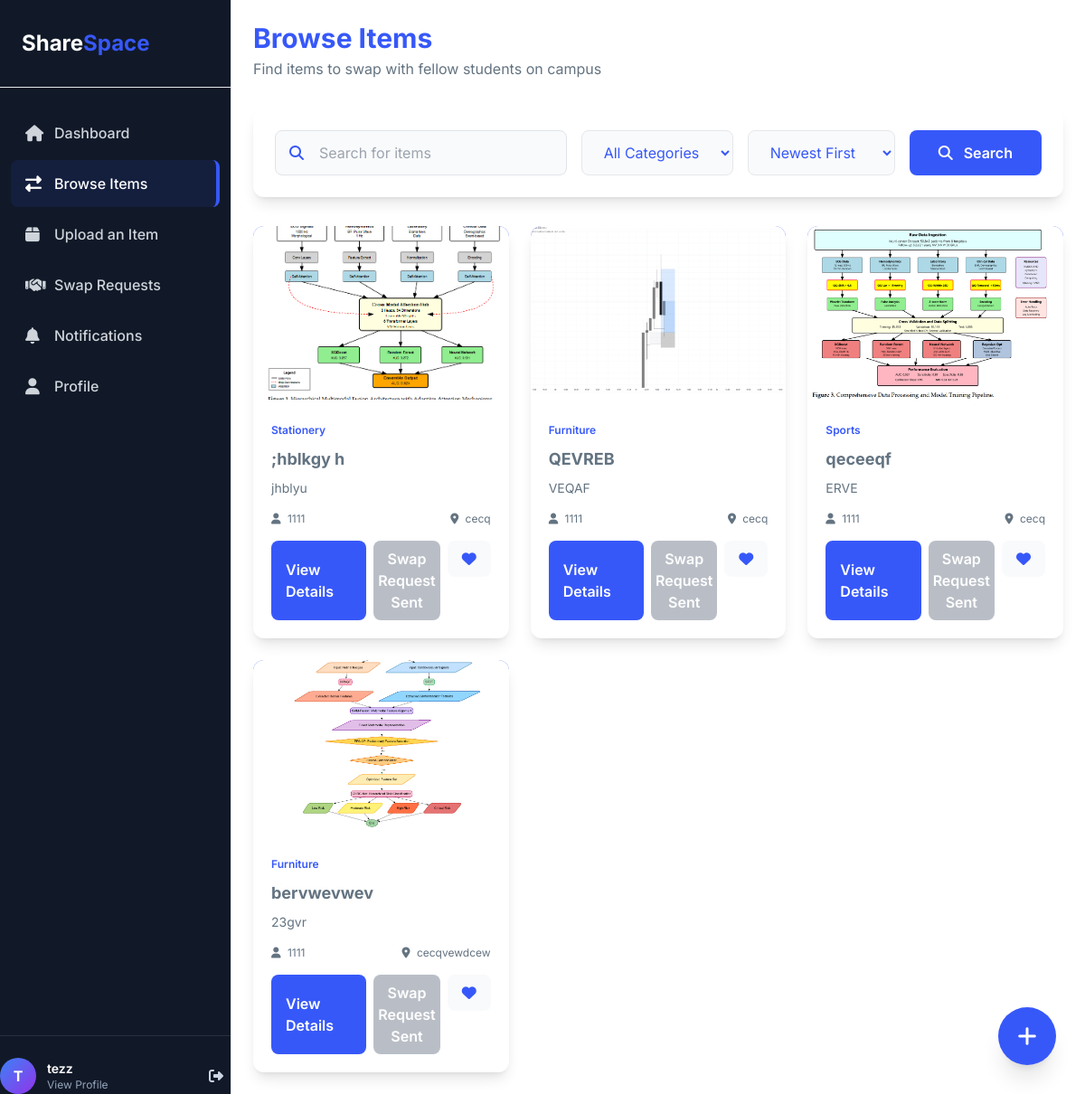
The page /browseItems (signed in) on the database its author committed.
### tables this page shows
CREATE TABLE items (
    id INTEGER PRIMARY KEY AUTOINCREMENT,
    owner_id INTEGER NOT NULL,
    name TEXT NOT NULL,
    category TEXT,
    description TEXT,
    image TEXT,
    hostel TEXT,
    created_at TEXT DEFAULT CURRENT_TIMESTAMP,
    is_active INTEGER DEFAULT 1, condition TEXT, looking_for TEXT, contact_method TEXT DEFAULT 'email', views INTEGER DEFAULT 0,

    FOREIGN KEY (owner_id) REFERENCES users(id)
);

CREATE TABLE users (
    id INTEGER PRIMARY KEY AUTOINCREMENT,
    username TEXT UNIQUE NOT NULL,
    password_hash TEXT NOT NULL,
    hostel TEXT,
    phone TEXT
, email TEXT);

### app.py (the view)
@app.route('/browseItems')
def browse_items():
    if 'user_id' not in session:
        return redirect(url_for('signin'))
    search = request.args.get('search', '')
    category = request.args.get('category', '')
    sort = request.args.get('sort', 'newest')
    db = get_db()
    query = '''
        SELECT items.*, users.username as owner_name, users.hostel
        FROM items
        JOIN users ON items.owner_id = users.id
        WHERE items.is_active = 1
    '''
    params = []
    if search:
        query += " AND (items.name LIKE ? OR items.description LIKE ?)"
        params.extend([f'%{search}%', f'%{search}%'])
    if category:
        query += " AND items.category = ?"
        params.append(category)
    if sort == 'newest':
        query += " ORDER BY items.created_at DESC"
    elif sort == 'oldest':
        query += " ORDER BY items.created_at ASC"
    elif sort == 'popular':
        query += " ORDER BY items.views DESC"
    items = db.execute(query, params).fetchall()
    user_id = session.get("user_id")
    requested_items = db.execute("""
        SELECT item_id FROM swap_requests
        WHERE requester_id = ? AND status = 'pending'
    """, (user_id,)).fetchall()
    requested_item_ids = {row['item_id'] for row in requested_items}
    return render_template('browseItems.html',
                         items=items,
                         username=session.get("username"),
                         requested_item_ids=requested_item_ids)

### app.py (called while the page is built)
def get_db():
    if "db" not in g:
        print("📁 Connecting to database:", os.path.abspath(DB_PATH))  # <-- debug print
        g.db = sqlite3.connect(DB_PATH)
        g.db.row_factory = sqlite3.Row
        g.db.execute("PRAGMA foreign_keys = ON")
    return g.db

### templates/browseItems.html (shortened to what this page needs)
{% extends "signedInBase.html" %}
{% block nav_browse %}
{{ ACTIVE }}
{% endblock %}
{% block content %}
<div class="mb-8">
    <h1 class="text-3xl font-bold mb-1">Browse Items</h1>
    <p class="text-body-color dark:text-dark-6">
        Find items to swap with fellow students on campus
    </p>
</div>
<div class="bg-white dark:bg-dark-2 rounded-xl p-6 shadow-lg mb-8">
    <form action="{{ url_for('browse_items') }}" method="GET"
          class="flex flex-col md:flex-row gap-4">
        <div class="flex-1 relative">
            <input
                type="text"
                name="search"
                placeholder="Search for items"
                value="{{ request.args.get('search', '') }}"
                class="w-full px-5 py-3 pl-12 bg-gray-1 dark:bg-dark border
                       border-stroke dark:border-dark-3 rounded-lg
                       text-dark dark:text-white">
            <i class="fas fa-search absolute left-4 top-1/2 -translate-y-1/2"></i>
        </div>
        <select name="category"
                class="px-5 py-3 bg-gray-1 dark:bg-dark border rounded-lg">
            <option value="">All Categories</option>
        </select>
        <select name="sort"
                class="px-5 py-3 bg-gray-1 dark:bg-dark border rounded-lg">
            <option value="newest">Newest First</option>
        </select>
        <button class="px-8 py-3 bg-primary text-white rounded-lg font-semibold">
            <i class="fas fa-search mr-2"></i> Search
        </button>
    </form>
</div>
<div class="grid grid-cols-1 md:grid-cols-2 lg:grid-cols-3 gap-6">
{% if items %}
    {% for item in items %}
    <div class="bg-white dark:bg-dark-2 rounded-xl shadow-lg overflow-hidden">
        <div class="h-48 bg-primary flex items-center justify-center text-white">
            {% if item.image %}
            <img src="{{ url_for('static', filename='uploads/' + item.image) }}"
                 alt="{{ item.name }}"
                 class="w-full h-full object-cover">
            {% else %}
            <i class="fas fa-box text-6xl"></i>
            {% endif %}
        </div>
        <div class="p-5">
            <span class="text-xs text-primary font-semibold">
                {{ item.category|capitalize }}
            </span>
            <h3 class="text-lg font-bold text-body-color dark:text-dark mt-2">
                {{ item.name }}
            </h3>
            <p class="text-sm text-body-color dark:text-dark-6 mt-2 line-clamp-2">
                {{ item.description }}
            </p>
            <div class="flex justify-between text-xs text-body-color dark:text-dark-6 mt-4">
                <span><i class="fas fa-user mr-1"></i> {{ item.owner_name }}</span>
                <span><i class="fas fa-map-marker-alt mr-1"></i>
                    {{ item.location or item.hostel or 'Campus' }}
                </span>
            </div>
           <div class="flex gap-2 mt-4 flex-wrap">
   <a href="/item/{{ item.id }}"
   class="flex-1 bg-primary text-white py-2 px-4 rounded-lg font-semibold
          hover:bg-blue-dark transition flex items-center justify-center
          min-w-0 text-sm sm:text-base">
        View Details
    </a>
    {% if session.get('user_id') and item.owner_id != session.get('user_id') and item.is_active == 1 %}
        {% if item.id not in requested_item_ids %}
            <form action="{{ url_for('request_swap', item_id=item.id) }}" method="POST" class="flex-1">
                <button type="submit"
                        class="w-full bg-green-600 text-white py-2 rounded-lg font-semibold hover:bg-green-700 transition">
                    Request Swap
                </button>
            </form>
        {% else %}
            <button disabled
                    class="w-full bg-gray-400 text-white py-2 rounded-lg font-semibold cursor-not-allowed opacity-70 flex-1">
                Swap Request Sent
            </button>
        {% endif %}
    {% endif %}
    <form method="POST" action="{{ url_for('save_item', item_id=item.id) }}">
    <button type="submit" class="px-4 py-2 bg-gray-1 dark:bg-dark rounded-lg hover:bg-gray-2 dark:hover:bg-dark-3 transition">
        <i class="fas fa-heart"></i>
    </button>
</form>
</div>
        </div>
    </div>
    {% endfor %}
{% endif %}
</div>
<a href="{{ url_for('upload') }}"
   class="fixed bottom-8 right-8 w-16 h-16 bg-primary text-white
          rounded-full shadow-xl flex items-center justify-center text-2xl">
    <i class="fas fa-plus"></i>
</a>
{% endblock %}

### rows shown on the page
items: image (picture), category "Stationery", name ";hblkgy h", description "jhblyu", owner_name "1111", hostel "cecq", is_active "Swap Request Sent"
items: image (picture), category "Furniture", name "QEVREB", description "VEQAF", owner_name "1111", hostel "cecq", is_active "Swap Request Sent"
items: image (picture), category "Sports", name "qeceeqf", description "ERVE", owner_name "1111", hostel "cecq", is_active "Swap Request Sent"
items: image (picture), category "Furniture", name "bervwevwev", description "23gvr", owner_name "1111", hostel "cecqvewdcew", is_active "Swap Request Sent"

### other values the page prints
{{ username[0]|upper }} "T"
{{ username }} "tezz"
